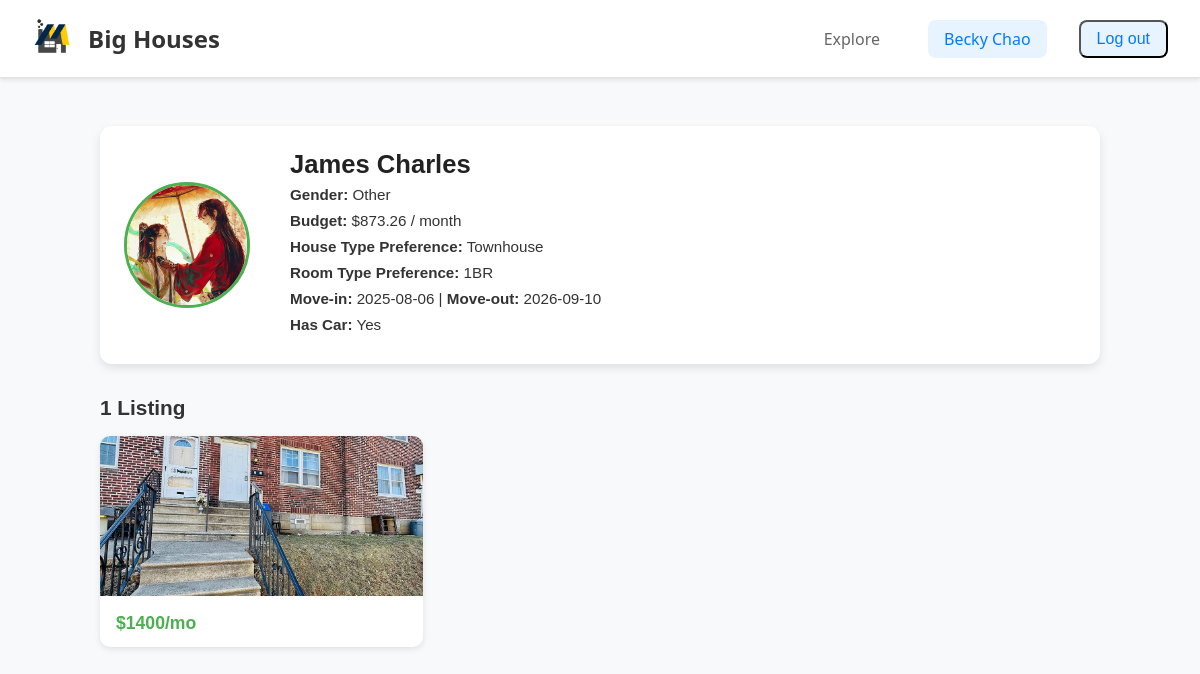
The app's page /users/jcharles/ (signed in) with its own data.
### tables this page shows
CREATE TABLE users (
    uniqname          VARCHAR(10) PRIMARY KEY,
    gender            VARCHAR(10), -- M/F/Other
    name              VARCHAR(100),
    phone_number      VARCHAR(20),
    budget            DECIMAL(10,2),
    preferred_location VARCHAR(100), -- not used!
    house_type_pref   VARCHAR(50),   -- Apartment, Dorm, House, Townhouse
    room_type_pref    VARCHAR(50),   -- Studio, 1BR, Shared, etc.
    move_in_date      DATE, -- Month/Year
    move_out_date     DATE, -- Month/Year
    grad_month        INT,
    grad_year         INT,
    password          VARCHAR(20),
    img_url           VARCHAR(100), 
    car               INT
);

CREATE TABLE posts (
    housing_id      INT PRIMARY KEY,
    contact_student_uniqname VARCHAR(10),
    street_address  VARCHAR(255),
    city            VARCHAR(100),
    state           VARCHAR(50),
    zip_code        VARCHAR(20),
    latitude        DECIMAL(9,6),
    longitude       DECIMAL(9,6),
    monthly_rent    DECIMAL(10,2),
    house_type      VARCHAR(50),   -- Apartment, Dorm, House, Townhouse
    room_type       VARCHAR(50),   -- Studio, 1BR, 2BR, Shared
    gender          VARCHAR(50),   -- All Girls, All Boys, Mixed
    availability_start DATE,
    availability_end   DATE,
    distance_to_campus DECIMAL(5,2),
    wifi_included           BOOLEAN,
    laundry         BOOLEAN,
    parking         BOOLEAN,
    pets_allowed    BOOLEAN,
    furnished       BOOLEAN,
    weed_friendly   BOOLEAN, 
    smoking_friendly BOOLEAN,
    drinking_friendly   BOOLEAN,
    air_conditioning BOOLEAN,
    heating BOOLEAN, 
    utilities_included BOOLEAN,
    distance_from_campus FLOAT, 
    FOREIGN KEY (contact_student_uniqname) REFERENCES users(uniqname)
);

### bigHouses/views/user.py (the view)
@bigHouses.app.route('/users/<username>/')
def show_user(username):
    if 'username' not in flask.session:
        return flask.redirect(flask.url_for('show_login'))
    connection = bigHouses.model.get_db()
    logname = flask.session.get('username')
    cur_user = connection.execute(
        "SELECT * "
        "FROM users "
        "WHERE uniqname = ? ",
        (username, )
    )
    user = cur_user.fetchone()
    if user is None:
        flask.abort(404)
    student = dict(user)
    cur_post = connection.execute(
        "SELECT street_address, monthly_rent, house_type, housing_id "
        "FROM posts "
        "WHERE contact_student_uniqname = ? ",
        (username, )
    ).fetchall()
    post_list = []
    for post in cur_post:
        images = connection.execute(
            "SELECT img_url FROM images WHERE housing_id = ? ORDER BY img_order ASC",
            (post["housing_id"],)
        ).fetchall()
        post_dict = dict(post)
        post_dict["images"] = ["/uploads/" + img["img_url"] for img in images]
        post_list.append(post_dict)
    context = {
        "logname": logname,
        "student": user,
        "posts": post_list
    }
    return flask.render_template("user.html", **context)

### bigHouses/model.py (called while the page is built)
def dict_factory(cursor, row):
    return {col[0]: row[idx] for idx, col in enumerate(cursor.description)}

def get_db():
    if 'sqlite_db' not in flask.g:
        db_filename = bigHouses.app.config['DATABASE_FILENAME']
        flask.g.sqlite_db = sqlite3.connect(str(db_filename))
        flask.g.sqlite_db.row_factory = dict_factory
        flask.g.sqlite_db.execute("PRAGMA foreign_keys = ON")
    return flask.g.sqlite_db

### bigHouses/templates/user.html (shortened to what this page needs)
<!DOCTYPE html>
<html lang="en">
<head>
    <link rel="stylesheet" href="{{ url_for('static', filename='css/style.css') }}">
</head>
<body>
    {% include "add_post.html" %}
    <header class="header">
        <div class="header-left">
            <a href="/"> <img src="{{ url_for('static', filename='images/logo.png') }}" alt="Logo"> </a>
            <h2>Big Houses</h2>
        </div>
        <div class="header-right">
            <a href="/explore/" class="nav-link">Explore</a>
            <a href="/users/{{ logname }}/" class="nav-link active">{{ logname }}</a>
            <form action="/accounts/logout/" method="POST" style="display:inline;">
                <button type="submit" class="nav-link active">Log out</button>
            </form>
        </div>
    </header>
    <main class="profile-container">
        <section class="student-info">
            <div class="profile-header">
                <img src="{{ url_for('uploaded_file', filename=student.img_url) }}" alt="Profile Pic" class="profile-pic">
                <div class="profile-details">
                    <h2>{{ student.name }}</h2>
                    <p><strong>Gender:</strong> {{ student.gender }}</p>
                    <p><strong>Budget:</strong> ${{ student.budget }} / month</p>
                    <p><strong>House Type Preference:</strong> {{ student.house_type_pref }}</p>
                    <p><strong>Room Type Preference:</strong> {{ student.room_type_pref }}</p>
                    <p><strong>Move-in:</strong> {{ student.move_in_date }} | <strong>Move-out:</strong> {{ student.move_out_date }}</p>
                    <p><strong>Has Car:</strong> {% if student.car %}Yes{% else %}No{% endif %}</p>
                </div>
            </div>
        </section>
        <section class="housing-grid">
            <h3>{{ posts|length }} Listing{{ 's' if posts|length != 1 else '' }}</h3>
            {% if posts %}
                <div class="grid">
                    {% for post in posts %}
                        <a href="/posts/{{ post.housing_id }}" class="housing-card">
                            <img src="{{ post.images[0] }}" alt="House Image">
                            <div class="card-body">
                                <h4>${{ post.monthly_rent }}/mo</h4>
                            </div>
                        </a>
                    {% endfor %}
                </div>
            {% else %}
                <h4>No listings yet.</h4>
            {% endif %}
        </section>
    </main>
</body>
</html>

### bigHouses/static/css/style.css (style rules this page uses)
.profile-pic { width: auto; height: 3rem; margin-right: 1rem; }
.header { display: flex; align-items: center; justify-content: space-between; padding: 1rem 2rem; background-color: #fff; border-bottom: 1px solid #e0e0e0; box-shadow: 0 2px 4px rgba(0,0,0,0.1); }
.header-left { display: flex; align-items: center; gap: 1rem; }
.header-left img { height: 2.5rem; width: auto; }
.header-left h2 { margin: 0; color: #333; font-size: 1.5rem; font-weight: 600; }
.header-right { display: flex; align-items: center; gap: 2rem; }
.nav-link { text-decoration: none; color: #666; font-weight: 500; font-size: 1rem; padding: 0.5rem 1rem; border-radius: 0.5rem; transition: all 0.3s ease; }
.nav-link.active { color: #007bff; background-color: #e7f3ff; }
body { margin: 0; padding: 0; font-family: 'Segoe UI', Tahoma, Geneva, Verdana, sans-serif; background-color: #f8f9fa; }
.profile-container { max-width: 1000px; margin: 2rem auto; padding: 1rem; font-family: Arial, sans-serif; color: #333; }
.student-info { background: #fff; border-radius: 12px; padding: 1.5rem; margin-bottom: 2rem; box-shadow: 0 4px 10px rgba(0,0,0,0.1); position: relative; }
.profile-header { display: flex; align-items: center; gap: 1.5rem; }
.profile-pic { width: 120px; height: 120px; object-fit: cover; border-radius: 50%; border: 3px solid #4CAF50; }
.profile-details h2 { margin: 0; font-size: 1.6rem; font-weight: bold; color: #222; }
.profile-details p { margin: 0.3rem 0; font-size: 0.95rem; line-height: 1.4; }
.housing-grid { margin-top: 2rem; }
.housing-grid h3 { margin-bottom: 1rem; font-size: 1.3rem; font-weight: bold; }
.grid { display: grid; grid-template-columns: repeat(auto-fill, minmax(240px, 1fr)); gap: 1rem; }
.housing-card { background: #fff; border-radius: 10px; overflow: hidden; text-decoration: none; color: inherit; box-shadow: 0 2px 6px rgba(0,0,0,0.1); transition: transform 0.2s ease, box-shadow 0.2s ease; }
.housing-card img { width: 100%; height: 160px; object-fit: cover; }
.card-body { padding: 0.8rem 1rem; }
.card-body h4 { margin: 0; font-size: 1.1rem; font-weight: bold; color: #4CAF50; }

### records on screen
users: img_url (picture), name "James Charles", gender "Other", budget "873.26", house_type_pref "Townhouse", room_type_pref "1BR", move_in_date "2025-08-06", move_out_date "2026-09-10"
posts: monthly_rent "1400"

### other values on screen
{{ logname }} "Becky Chao"
{{ posts|length }} "1"
